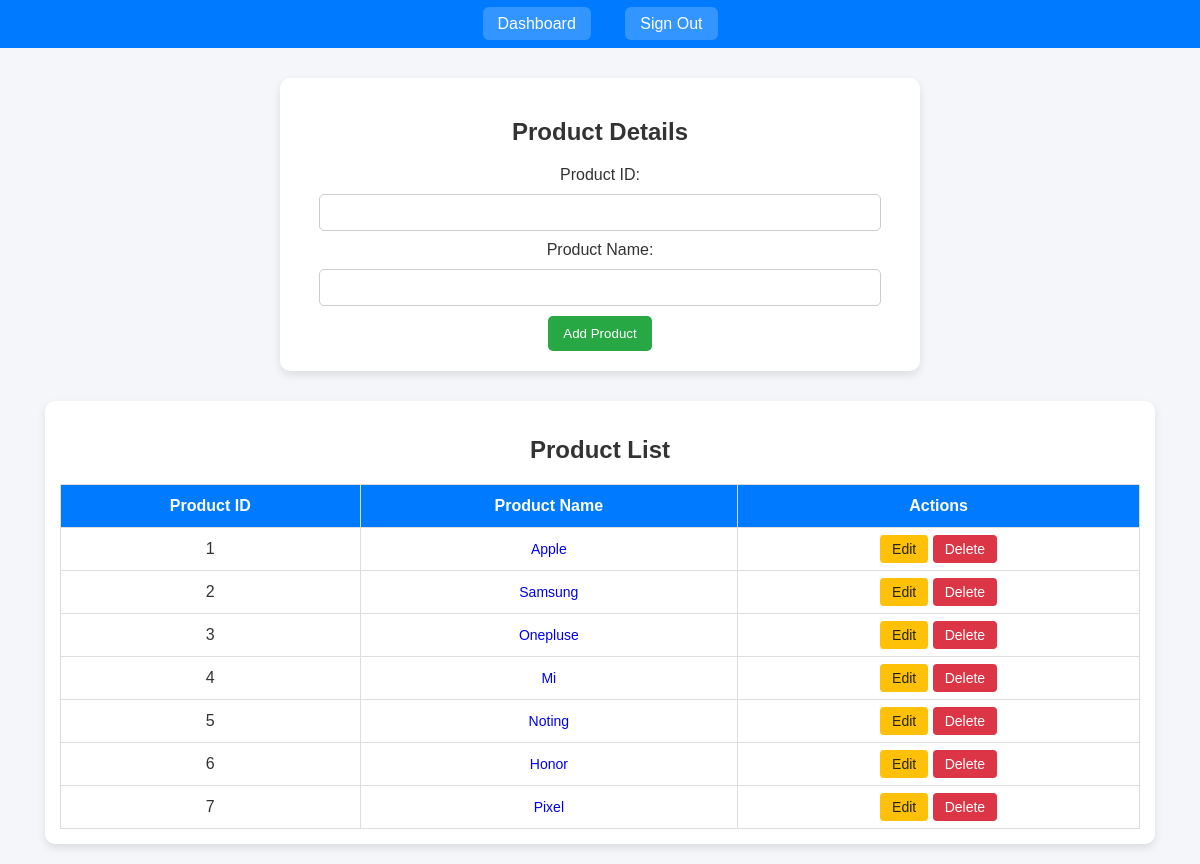
The page /add_product_name/ (signed in) on the database as committed earlier.
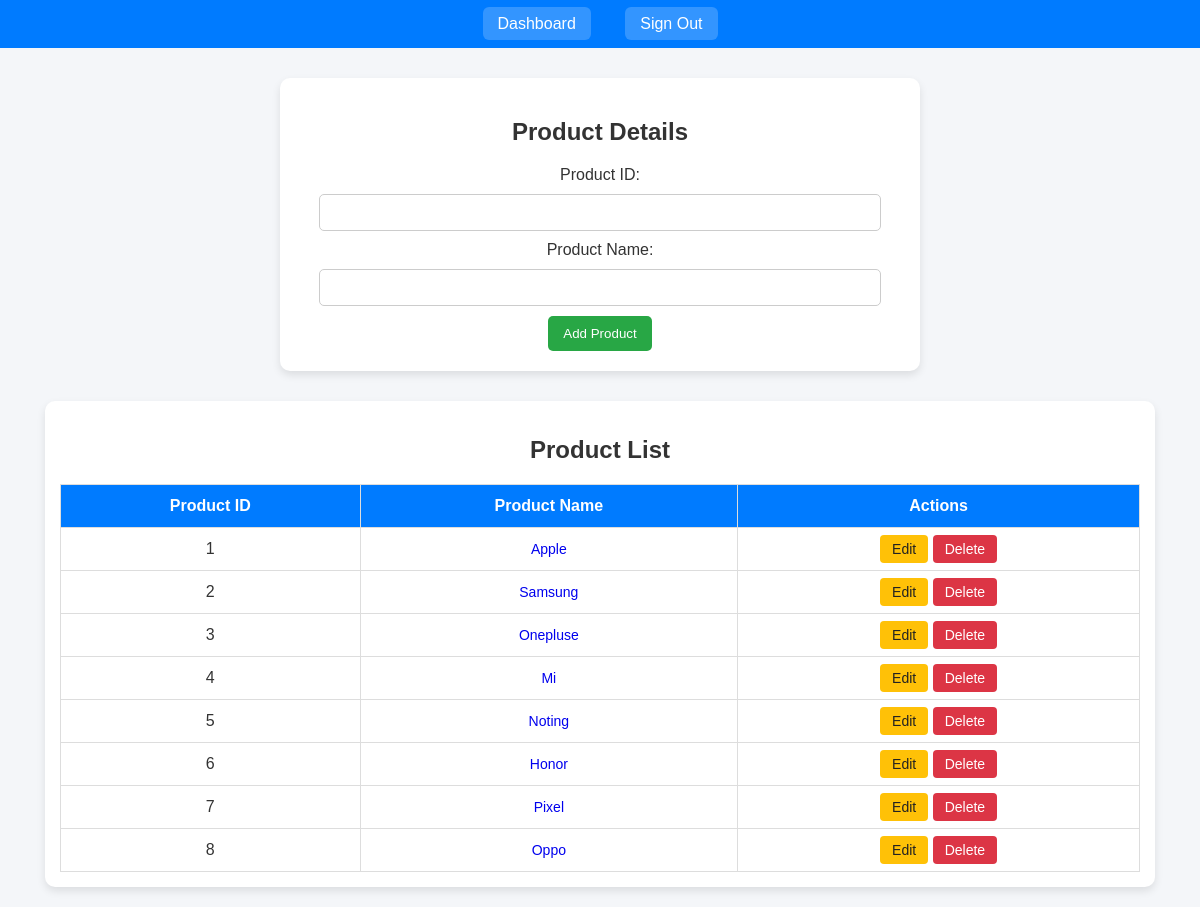
The same page on the database as committed later.
### admin_module/models.py (models this page shows, shortened)
class Product_name(models.Model):
    p_id = models.CharField(max_length=50, primary_key=True)
    p_name = models.CharField(max_length=100)

### admin_module/views.py (the view)
    def wrapper(request, *args,**kwargs):
        if "admin_id" in request.session:
            return func(request, *args,**kwargs)
        else:
            return redirect('admin_login')

### admin_module/views.py (called while the page is built)
def is_logged_in(func):
    def wrapper(request, *args,**kwargs):
        if "admin_id" in request.session:
            return func(request, *args,**kwargs)
        else:
            return redirect('admin_login')
    return wrapper

@is_logged_in
def add_product_name(request):
    products = Product_name.objects.all()
    if request.method == "POST":
        p_id= request.POST["product_id"]
        p_name= request.POST["product_name"]
        new_product = Product_name.objects.create(p_id=p_id, p_name=p_name)
        return redirect("add_product_name")
    context = {"products":products}
    return render(request, "add_products.html",context)

### admin_module/templates/add_products.html (shortened to what this page needs)
<!DOCTYPE html>
<html lang="en">
<head>
</head>
<body>
    <div class="navbar">
        <a href="#">Dashboard</a>
        <a href="{% url 'log_out' %}">Sign Out</a>
    </div>
    <div class="panel">
        <h2>Product Details</h2>
        <form action="{% url 'add_product_name' %}" method="post">
            <label for="product_id">Product ID:</label>
            <input type="text" name="product_id" id="product_id">
            <label for="product_name">Product Name:</label>
            <input type="text" name="product_name" id="product_name">
            <input type="submit" value="Add Product">
        </form>
    </div>
    <div class="table-container">
        <h2 style="text-align:center;">Product List</h2>
        <table>
            <thead>
                <tr>
                    <th>Product ID</th>
                    <th>Product Name</th>
                    <th>Actions</th>
                </tr>
            </thead>
            <tbody>
                {% for product in products %}
                <tr>
                    <td>{{ product.p_id }}</td>
                    <td>
                        <a class="btn" href="{% url 'product_detail' p_id=product.p_id %}">{{ product.p_name|title }}</a>
                    </td>
                    <td>
                        <a class="btn edit" href="{% url 'update_name' p_id=product.p_id %}">Edit</a>
                        <a class="btn delete" href="{% url 'delete_name' p_id=product.p_id %}">Delete</a>
                    </td>
                </tr>
                {% endfor %}
            </tbody>
        </table>
    </div>
</body>
</html>

### admin_module/templates/add_products.html (style rules this page uses)
body { font-family: Arial, sans-serif; background-color: #f4f6f9; margin: 0; padding: 0; color: #333; }
.navbar { background: #007bff; color: white; text-align: center; padding: 15px 0; }
.navbar a { color: white; text-decoration: none; margin: 0 15px; padding: 8px 15px; background: rgba(255, 255, 255, 0.2); border-radius: 6px; }
.panel { width: 50%; margin: 30px auto; padding: 20px; background: white; border-radius: 10px; box-shadow: 0 4px 8px rgba(0, 0, 0, 0.1); text-align: center; }
.panel input[type="text"] { width: 90%; padding: 10px; margin: 10px 0; border: 1px solid #ccc; border-radius: 5px; }
.panel input[type="submit"] { background: #28a745; color: white; padding: 10px 15px; border: none; border-radius: 5px; cursor: pointer; transition: 0.3s; }
.table-container { width: 90%; margin: 20px auto; background: white; padding: 15px; border-radius: 10px; box-shadow: 0 4px 8px rgba(0, 0, 0, 0.1); }
table { width: 100%; border-collapse: collapse; }
th, td { padding: 12px; border: 1px solid #ddd; text-align: center; }
thead { background: #007bff; color: white; }
.btn { padding: 6px 12px; text-decoration: none; border-radius: 4px; font-size: 14px; }
.edit { background: #ffc107; color: #222; }
.delete { background: #dc3545; color: white; }

Rows that differ between the two databases and show on the page:
added Product_name: p_id "8", p_name "Oppo"
